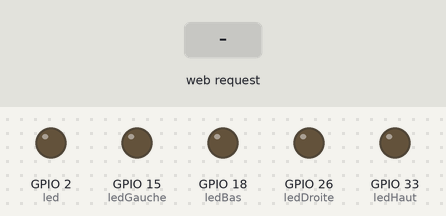
Recording of a program running on a simulated ESP32. Shown: output pins drawn as LEDs (lit = HIGH). The test bench sets the inputs (shaded band). WiFi joins after 1.5 s; servers stay silent unless stated; storage starts empty; what the program prints to the serial monitor is not drawn.

Above: at 2.7 s.
2.8 s: HTTP request GET /left received
At 3.3 s:
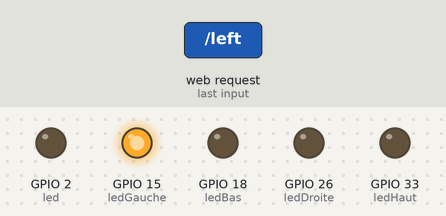
4.3 s: HTTP request GET /up received
At 5.5 s:
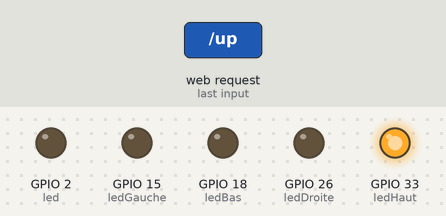
5.8 s: HTTP request GET /down received
At 6.8 s:
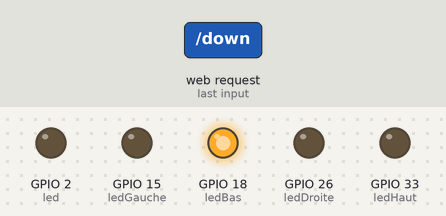
7.3 s: HTTP request GET /right received
At 7.9 s:
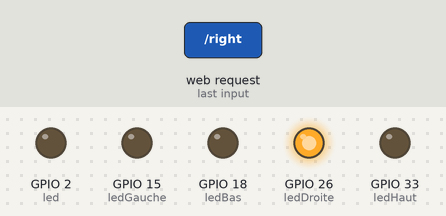
Timing chart, 0 to 9.8 s (numbered marks = the images above; inputs shaded):
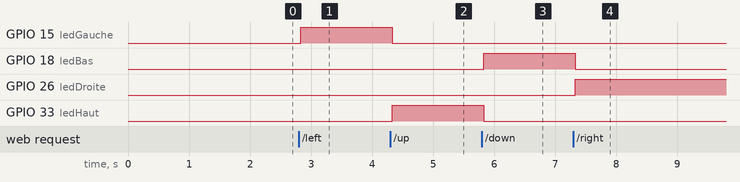

The program:

main.cpp
```cpp
#include <Arduino.h>
#include <ESPAsyncWebServer.h>
#include <SPIFFS.h>

const char *ssid = "BTS_CIEL";
const char *password = "ERIR1234";

const int ledDroite = 26;
const int ledBas = 18;
const int ledHaut = 33;
const int ledGauche = 15;
const int led = 2;

AsyncWebServer server(80);

void setup() {
  Serial.begin(115200);
  Serial.println("\n");
  pinMode(led, OUTPUT);
  digitalWrite(led, LOW);

  pinMode(ledDroite, OUTPUT);
  pinMode(ledBas, OUTPUT);
  pinMode(ledHaut, OUTPUT);
  pinMode(ledGauche, OUTPUT);

  //---------------------------SPIFFS-------------------
  if (!SPIFFS.begin()) {
    Serial.println("Erreur SPIFFS...");
    return;
  }

  File root = SPIFFS.open("/");
  File file = root.openNextFile();
  while (file) {
    Serial.print("File: ");
    Serial.println(file.name());
    file.close();
    file = root.openNextFile();
  }

  //-----------------------WIFI-----------------------------
  WiFi.begin(ssid, password);
  Serial.print("Tentative de connexion...");
  while (WiFi.status() != WL_CONNECTED) {
    Serial.print(".");
    delay(100);
  }
  Serial.println("\nConnexion etablie!");
  Serial.print("Adresse IP: ");
  Serial.println(WiFi.localIP());

  //--------------------------SERVEUR--------------------------
  server.on("/", HTTP_GET, [](AsyncWebServerRequest *request) {
    request->send(SPIFFS, "/index.html", "text/html");
  });
  server.on("/left", HTTP_GET, [](AsyncWebServerRequest *request) {
    digitalWrite(ledGauche, HIGH);
    digitalWrite(ledHaut, LOW);
    digitalWrite(ledBas, LOW);
    digitalWrite(ledDroite, LOW);
    request->send(SPIFFS, "/index.html", "text/html");
  });

  server.on("/up", HTTP_GET, [](AsyncWebServerRequest *request) {
    digitalWrite(ledHaut, HIGH);
    digitalWrite(ledGauche, LOW);
    digitalWrite(ledBas, LOW);
    digitalWrite(ledDroite, LOW);
    request->send(SPIFFS, "/index.html", "text/html");
  });

  server.on("/down", HTTP_GET, [](AsyncWebServerRequest *request) {
    digitalWrite(ledBas, HIGH);
    digitalWrite(ledHaut, LOW);
    digitalWrite(ledGauche, LOW);
    digitalWrite(ledDroite, LOW);
    request->send(SPIFFS, "/index.html", "text/html");
  });

  server.on("/right", HTTP_GET, [](AsyncWebServerRequest *request) {
    digitalWrite(ledDroite, HIGH);
    digitalWrite(ledBas, LOW);
    digitalWrite(ledHaut, LOW);
    digitalWrite(ledGauche, LOW);
    request->send(SPIFFS, "/index.html", "text/html");
  });
  server.begin();
  Serial.println("Serveur actif!");
}
void loop()
 {}
```

Measured:
- after the input at 2.8 s, GPIO 15 (ledGauche): LOW → HIGH at once
- after the input at 4.3 s, GPIO 15 (ledGauche): HIGH → LOW at once; GPIO 33 (ledHaut): LOW → HIGH at once
- after the input at 5.8 s, GPIO 18 (ledBas): LOW → HIGH at once; GPIO 33 (ledHaut): HIGH → LOW at once
- after the input at 7.3 s, GPIO 18 (ledBas): HIGH → LOW at once; GPIO 26 (ledDroite): LOW → HIGH at once
